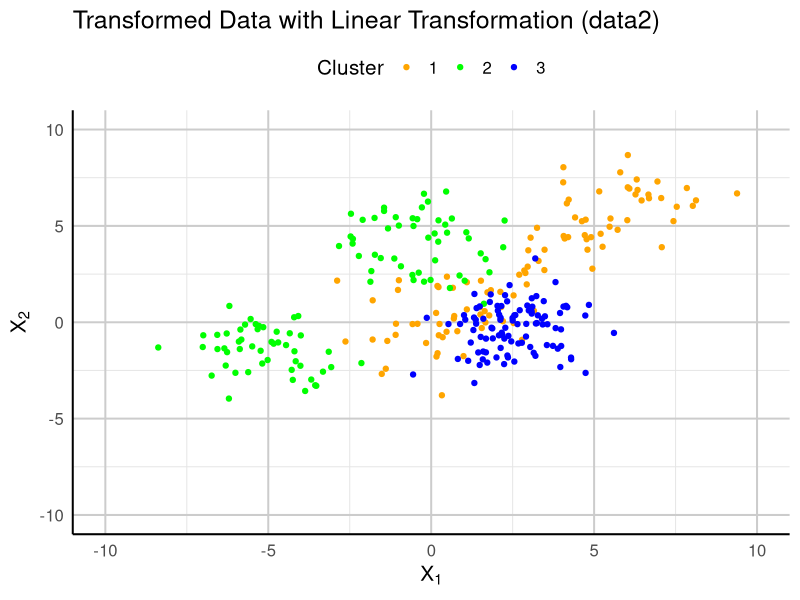

Reproduce this figure in R. (Note: this script raises an error after producing the figure.)
# Load libraries
library(MASS)
library(ggplot2)

# Setting seed
set.seed(241007)

# Define centroids (mean vectors)
mu1 <- c(2, 2)
mu2 <- c(-2, 2)
mu3 <- c(0, -3)

# Adjusted covariance matrices for more overlap
cov1 <- matrix(c(1.5, 0.6, 0.6, 1.5), nrow = 2)
cov2 <- matrix(c(1.5, -0.4, -0.4, 1.5), nrow = 2)
cov3 <- matrix(c(1.5, 0.3, 0.3, 1.5), nrow = 2)

# Sampling 100 data points ~ MultiNormal dist for each centroid
cluster1 <- mvrnorm(100, mu = mu1, Sigma = cov1)
cluster2 <- mvrnorm(100, mu = mu2, Sigma = cov2)
cluster3 <- mvrnorm(100, mu = mu3, Sigma = cov3)


# Define linear transformation parameters for each cluster
a1 <- 1.2; b1 <- c(3, -2)   # Transformation for Cluster 1
a2 <- 1.1; b2 <- c(-3, 2)   # Transformation for Cluster 2
a3 <- 0.9; b3 <- c(2, 3)    # Transformation for Cluster 3

# Apply linear transformation to each cluster
cluster1_transformed <- a1 * cluster1 + matrix(rep(b1, each = 100), ncol = 2, byrow = TRUE)
cluster2_transformed <- a2 * cluster2 + matrix(rep(b2, each = 100), ncol = 2, byrow = TRUE)
cluster3_transformed <- a3 * cluster3 + matrix(rep(b3, each = 100), ncol = 2, byrow = TRUE)

# Combine transformed data into a new data frame for plotting
dat2 <- data.frame(
  X1 = c(cluster1_transformed[,1], cluster2_transformed[,1], cluster3_transformed[,1]),
  X2 = c(cluster1_transformed[,2], cluster2_transformed[,2], cluster3_transformed[,2]),
  Cluster = factor(rep(1:3, each = 100))
)

# Define colors for clusters
cluster_colors <- c("orange", "green", "blue")

# Plot the transformed data
p2 <- ggplot(dat2, aes(x = X1, y = X2, color = Cluster)) +
  geom_point(size = 1.5) +
  scale_color_manual(values = cluster_colors) +
  labs(x = expression(X[1]), y = expression(X[2]), title = "Transformed Data with Linear Transformation (data2)") +
  theme_minimal(base_size = 15) +
  theme(
    panel.grid.major = element_line(color = "grey80", linetype = "solid"),
    panel.grid.minor = element_line(color = "grey90", linetype = "solid"),
    axis.line = element_line(color = "black"),
    legend.position = "top"
  ) +
  coord_cartesian(xlim = c(-10, 10), ylim = c(-10, 10))

p2

# Save the plot with high DPI
ggsave("cluster_plot_no_ellipses.png", plot = p, width = 8, height = 6, dpi = 1000)
